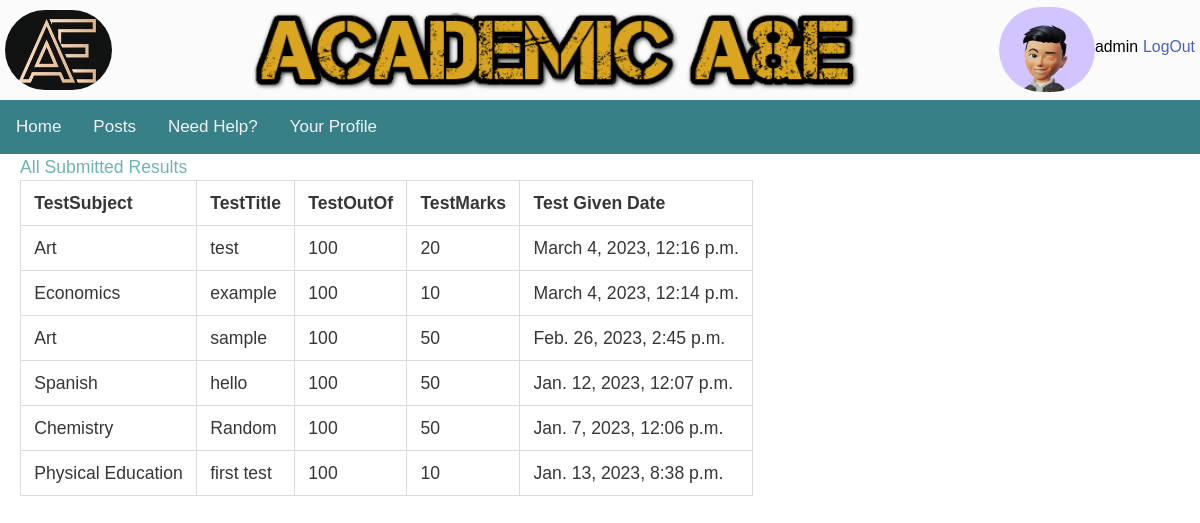
/academic/submitted_results/ (signed in), run on an earlier commit of the app's database.
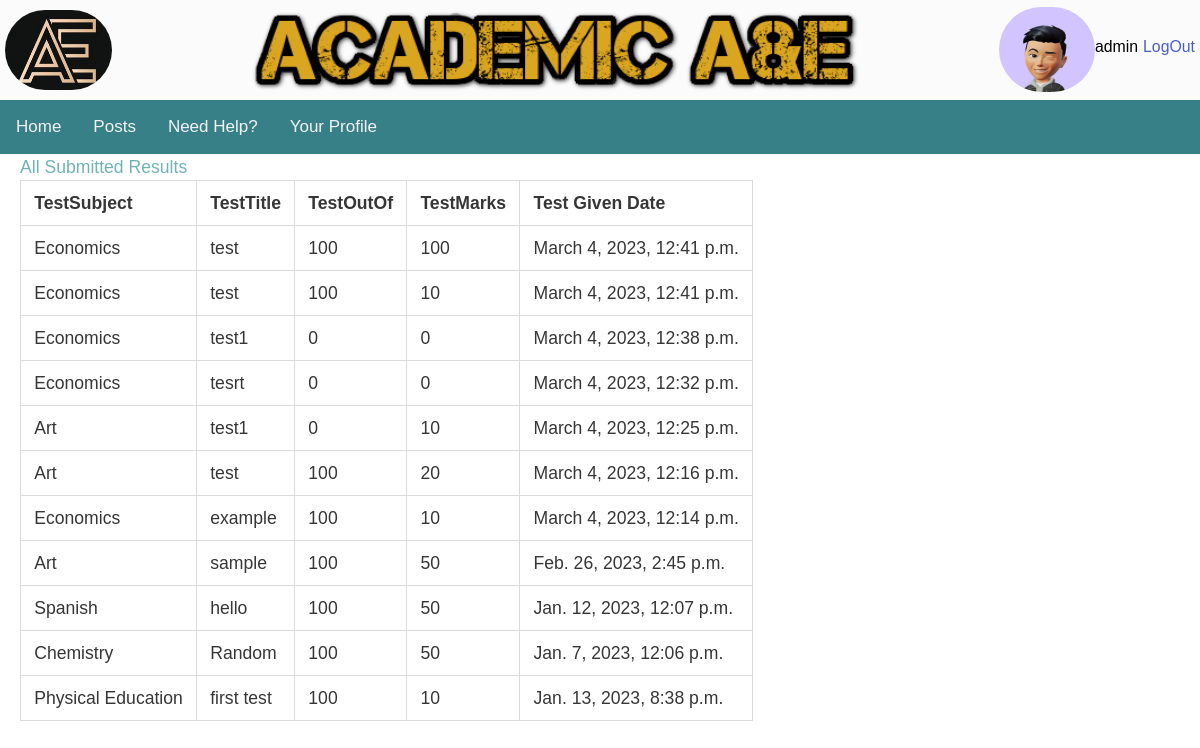
And on a later commit of the database.
### user_profiles/models.py (models this page shows, shortened)
class Profile2(models.Model):
    user = models.OneToOneField(User, on_delete=models.CASCADE)
    avatar = models.ImageField(default='default.jpg', upload_to='profile_images')
    firstname = models.CharField(max_length=100)
    lastname = models.CharField(max_length=100)
    year_group = models.CharField(max_length=10, choices=YEAR_CHOICES)
    subject1 = models.ForeignKey(Subjects, blank=True, null=True, on_delete=models.CASCADE,related_name='subject1')
    subject2 = models.ForeignKey(Subjects, blank=True, null=True, on_delete=models.CASCADE,related_name='subject2')
    subject3 = models.ForeignKey(Subjects, blank=True, null=True, on_delete=models.CASCADE,related_name='subject3')
    subject4 = models.ForeignKey(Subjects, blank=True, null=True, on_delete=models.CASCADE,related_name='subject4')

### academic/models.py (models this page shows, shortened)
class Tests(models.Model):
    test_subject =models.ForeignKey(Subjects, blank=True, null=True, on_delete=models.CASCADE)
    test_title = models.CharField(max_length=100)
    test_given_date= models.DateTimeField()
    test_marks = models.DecimalField(decimal_places=0, max_digits=4)
    test_outof =  models.DecimalField(decimal_places=0, max_digits=4)
    submitted = models.DateField(auto_now_add=True)
    username = models.ForeignKey(User, blank=True, null=True, on_delete=models.CASCADE)

class Subjects(models.Model):
    subject_name=models.CharField(max_length=20, choices=SUBJECT_CHOICES,unique=True)
    def __str__(self):
        return str(self.subject_name)

### academic/views.py (the view)
# urls.py: path('submitted_results/', views.submitted_results, name='submitted-request'),
@login_required(login_url=reverse_lazy('login'))
def submitted_results(request):
    user_id=request.user.id
    test_list=Tests.objects.filter(username=user_id).order_by('-id')
    return render(request, 'academic/submitted_results.html', {'test_list': test_list})

### academic/templates/academic/submitted_results.html (shortened to what this page needs)
{% extends "base.html" %}
{% load static %}
{% block content %}
<h1>All Submitted Results</h1>
    <table class="table is-bordered">
      <thead>
        <tr>
          <th>TestSubject</th>
          <th>TestTitle</th>
          <th>TestOutOf</th>
          <th>TestMarks</th>
          <th>Test Given Date</th>
      </tr>
      </thead>
    <tbody>
      {%   for result in test_list %}
      <tr>
        <td>{{ result.test_subject }}</td>
        <td>{{ result.test_title }}</td>
        <td>{{ result.test_outof }}</td>
        <td>{{ result.test_marks }}</td>
        <td>{{ result.test_given_date }}</td>
      </tr>
    {% endfor %}
    </tbody>
     </table>
{% endblock content %}

### nea_site/templates/base.html (shortened to what this page needs)
{% load static %}
<!DOCTYPE html>
<html>
<head>
<link href ="{% static 'main.css' %}" rel ="stylesheet" type = "text/css">
<link rel="stylesheet" type="text/css" href="{% static 'cal/css/styles.css' %}">
<link rel="stylesheet" type="text/css" href="https://cdn.datatables.net/1.13.1/css/jquery.dataTables.min.css">
<link rel="stylesheet" href="https://cdnjs.cloudflare.com/ajax/libs/Chart.js/2.8.0/Chart.min.css" />
<link rel="stylesheet" href="https://cdn.jsdelivr.net/npm/bulma@0.9.3/css/bulma.min.css">
</head>
<body>
<div class ="wrapper">
    <div class="header">
        <div class="header-logo"><img class="header-logo-image" src="{% static 'logo.jpg' %}" alt=""/></div>
        <div class="header-top-banner"><img class="top-banner-image" src="{% static 'top_banner.png' %}" width="700" height="150" title="I'm the top banner" alt=""/></div>
        <div class="user-login-status">
            {% if user.is_authenticated %}
            <img class="user-profile-image" src="{{ user.profile2.avatar.url }} "/>
            <div class="user-name">  <h1>{{ user.username }} </h1></div>
            <div class="user-logout-url"><a href="{% url 'logout' %}?next=/">LogOut</a></div>
            {% endif %}
        </div>
    </div>
    <div id="topnavbar">
        <a class="nav-link" href="{% url 'homepage' %}">Home</a>
        <a class="nav-link" href="{% url 'posts:mainscreen' %} ">Posts</a>
        <a class="nav-link" href="/need_help">Need Help?</a>
        <a class="nav-link" href="/user_profiles/profile/">Your Profile</a>
    </div>
    <div id="main">
        {% block content %}
        {% endblock content %}
    </div>
</div>
</body>
</html>

### nea_site/static/main.css (style rules this page uses)
.wrapper { background-color: currentColor; font-family: 'Avenir', Helvetica, sans-serif; font-size: 1.1em; text-align: justify; color: #fbfbfb; margin-top: 0px; margin-left: auto; margin-right: auto; width: auto; }
.header { display:flex }
.header-logo { display:flex; height: 100px; vertical-align: top; margin-left: 5px; }
.header-logo-image { width: 120px; height: 80px; border-radius: 130px; margin-top: 10px; }
.user-profile-image { width: 120px; height: 85px; border-radius: 150px; vertical-align: top; margin-top: 7px; }
.header-top-banner { display: flex; width: auto; height: 100px; vertical-align: top; align-content: center; margin-right: 130px; margin-left: 130px; }
.top-banner-image { height: 100px; }
.user-login-status { color: #353942; display: flex; width: auto; }
.user-name { display: flex; text-align: center; font-size: 0.9em; margin-top: 5px; margin-right: 5px; padding-top: 30px; padding-bottom: 10px; clear: both; color: black; }
.user-logout-url { display: flex; text-align: center; font-size: 0.9em; margin-top: 5px; margin-right: 5px; padding-top: 30px; padding-bottom: 10px; clear: both; color: black; }
#topnavbar { background-color: #388087; overflow: hidden; }
#topnavbar a { float: left; color: #f2f2f2; text-align: center; padding: 14px 16px; text-decoration: none; font-size: 17px; }
#main { width: 100%; float: left; margin-left: 20px; margin-right: 10px; padding-right: 10px; color: #6FB3B8; }

What changed in the data, as far as the page shows it:
added Tests: test_subject "Economics", test_title "test", test_outof "100", test_marks "100", test_given_date "March 4, 2023, 12:41 p.m."
added Tests: test_subject "Economics", test_title "test", test_outof "100", test_marks "10", test_given_date "March 4, 2023, 12:41 p.m."
added Tests: test_subject "Economics", test_title "test1", test_outof "0", test_marks "0", test_given_date "March 4, 2023, 12:38 p.m."
added Tests: test_subject "Economics", test_title "tesrt", test_outof "0", test_marks "0", test_given_date "March 4, 2023, 12:32 p.m."
added Tests: test_subject "Art", test_title "test1", test_outof "0", test_marks "10", test_given_date "March 4, 2023, 12:25 p.m."
